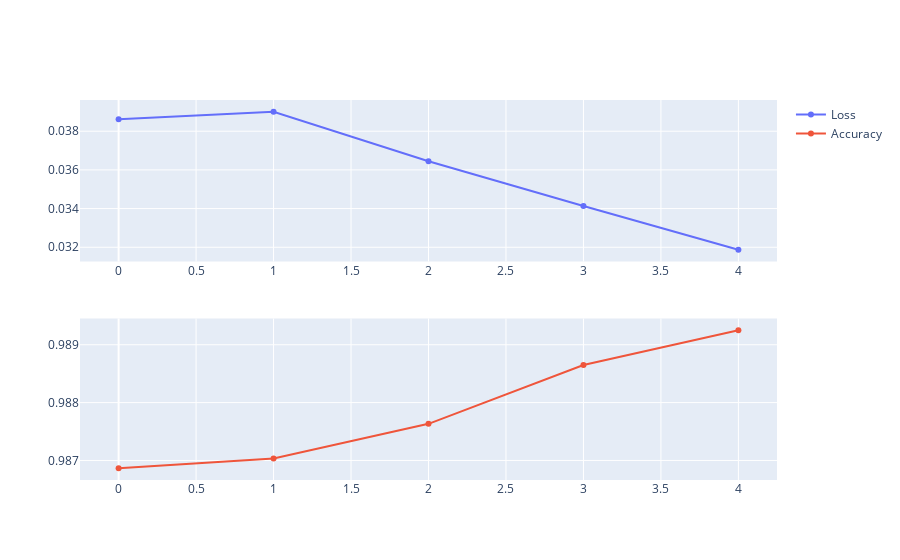

The notebook cell saved with this chart:
### Code cell
fig = make_subplots(rows=2, cols=1)
fig.add_trace(
    go.Scatter(x=metrics.index, y=metrics.loss,name = 'Loss'),
    row=1, col=1)

fig.add_trace(
    go.Scatter(x=metrics.index, y=metrics.accuracy,name = 'Accuracy'),
    row=2, col=1)

### Figure 1 — Plotly figure (JSON) as saved in the notebook; plotly's stock layout.template omitted (floating-point values rounded to 4 significant figures)
{"data": [{"name": "Loss", "type": "scatter", "x": [0, 1, 2, 3, 4], "xaxis": "x", "y": [0.03862, 0.039, 0.03644, 0.03413, 0.03188], "yaxis": "y"}, {"name": "Accuracy", "type": "scatter", "x": [0, 1, 2, 3, 4], "xaxis": "x2", "y": [0.9869, 0.987, 0.9876, 0.9887, 0.9893], "yaxis": "y2"}], "layout": {"xaxis": {"anchor": "y", "domain": [0, 1]}, "xaxis2": {"anchor": "y2", "domain": [0, 1]}, "yaxis": {"anchor": "x", "domain": [0.575, 1]}, "yaxis2": {"anchor": "x2", "domain": [0, 0.425]}}}
